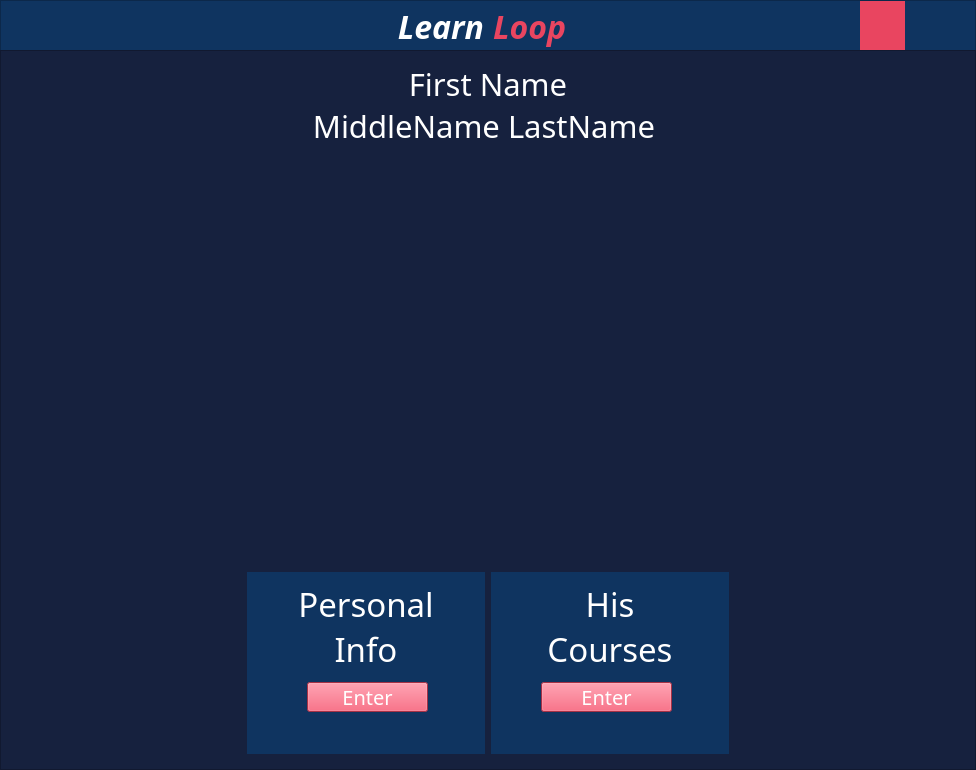
<?xml version="1.0" encoding="UTF-8"?>
<ui version="4.0">
 <class>MainWindow</class>
 <widget class="QMainWindow" name="MainWindow">
  <property name="geometry">
   <rect>
    <x>0</x>
    <y>0</y>
    <width>976</width>
    <height>770</height>
   </rect>
  </property>
  <property name="sizePolicy">
   <sizepolicy hsizetype="Expanding" vsizetype="Expanding">
    <horstretch>0</horstretch>
    <verstretch>0</verstretch>
   </sizepolicy>
  </property>
  <property name="minimumSize">
   <size>
    <width>880</width>
    <height>770</height>
   </size>
  </property>
  <property name="maximumSize">
   <size>
    <width>16777215</width>
    <height>16777215</height>
   </size>
  </property>
  <property name="windowTitle">
   <string>MainWindow</string>
  </property>
  <property name="styleSheet">
   <string notr="true">background-color: rgb(22, 33, 62);</string>
  </property>
  <widget class="QWidget" name="centralwidget">
   <property name="minimumSize">
    <size>
     <width>880</width>
     <height>770</height>
    </size>
   </property>
   <layout class="QGridLayout" name="gridLayout">
    <property name="leftMargin">
     <number>0</number>
    </property>
    <property name="topMargin">
     <number>0</number>
    </property>
    <property name="rightMargin">
     <number>0</number>
    </property>
    <property name="bottomMargin">
     <number>0</number>
    </property>
    <property name="spacing">
     <number>0</number>
    </property>
    <item row="1" column="0">
     <widget class="QFrame" name="frame_2">
      <property name="sizePolicy">
       <sizepolicy hsizetype="Expanding" vsizetype="Expanding">
        <horstretch>0</horstretch>
        <verstretch>0</verstretch>
       </sizepolicy>
      </property>
      <property name="minimumSize">
       <size>
        <width>0</width>
        <height>0</height>
       </size>
      </property>
      <property name="frameShape">
       <enum>QFrame::StyledPanel</enum>
      </property>
      <property name="frameShadow">
       <enum>QFrame::Raised</enum>
      </property>
      <layout class="QHBoxLayout" name="horizontalLayout_4">
       <property name="spacing">
        <number>0</number>
       </property>
       <property name="leftMargin">
        <number>0</number>
       </property>
       <property name="topMargin">
        <number>0</number>
       </property>
       <property name="rightMargin">
        <number>0</number>
       </property>
       <property name="bottomMargin">
        <number>0</number>
       </property>
       <item>
        <layout class="QHBoxLayout" name="horizontalLayout">
         <item>
          <spacer name="horizontalSpacer_4">
           <property name="orientation">
            <enum>Qt::Horizontal</enum>
           </property>
           <property name="sizeHint" stdset="0">
            <size>
             <width>202</width>
             <height>680</height>
            </size>
           </property>
          </spacer>
         </item>
         <item>
          <layout class="QVBoxLayout" name="verticalLayout">
           <property name="sizeConstraint">
            <enum>QLayout::SetMaximumSize</enum>
           </property>
           <item>
            <widget class="QLabel" name="label_3">
             <property name="sizePolicy">
              <sizepolicy hsizetype="Expanding" vsizetype="Expanding">
               <horstretch>0</horstretch>
               <verstretch>0</verstretch>
              </sizepolicy>
             </property>
             <property name="minimumSize">
              <size>
               <width>50</width>
               <height>50</height>
              </size>
             </property>
             <property name="maximumSize">
              <size>
               <width>500</width>
               <height>100</height>
              </size>
             </property>
             <property name="font">
              <font>
               <family>Answer</family>
               <pointsize>23</pointsize>
              </font>
             </property>
             <property name="styleSheet">
              <string notr="true">color: rgb(255, 255, 255);
background-color: rgb(22, 33, 62);</string>
             </property>
             <property name="text">
              <string>First Name
MiddleName LastName </string>
             </property>
             <property name="alignment">
              <set>Qt::AlignCenter</set>
             </property>
             <property name="wordWrap">
              <bool>true</bool>
             </property>
            </widget>
           </item>
           <item>
            <widget class="QLabel" name="photo">
             <property name="sizePolicy">
              <sizepolicy hsizetype="Expanding" vsizetype="Expanding">
               <horstretch>0</horstretch>
               <verstretch>0</verstretch>
              </sizepolicy>
             </property>
             <property name="minimumSize">
              <size>
               <width>200</width>
               <height>150</height>
              </size>
             </property>
             <property name="maximumSize">
              <size>
               <width>500</width>
               <height>400</height>
              </size>
             </property>
             <property name="text">
              <string/>
             </property>
             <property name="pixmap">
              <pixmap>png.PNG</pixmap>
             </property>
             <property name="scaledContents">
              <bool>true</bool>
             </property>
             <property name="alignment">
              <set>Qt::AlignCenter</set>
             </property>
            </widget>
           </item>
           <item alignment="Qt::AlignHCenter">
            <widget class="QStackedWidget" name="stackedWidget">
             <property name="sizePolicy">
              <sizepolicy hsizetype="Expanding" vsizetype="Expanding">
               <horstretch>0</horstretch>
               <verstretch>0</verstretch>
              </sizepolicy>
             </property>
             <property name="minimumSize">
              <size>
               <width>500</width>
               <height>0</height>
              </size>
             </property>
             <property name="maximumSize">
              <size>
               <width>800</width>
               <height>200</height>
              </size>
             </property>
             <property name="styleSheet">
              <string notr="true">background-color: rgb(22, 33, 62);</string>
             </property>
             <property name="currentIndex">
              <number>0</number>
             </property>
             <widget class="QWidget" name="page">
              <layout class="QGridLayout" name="gridLayout_6">
               <item row="0" column="1">
                <widget class="QStackedWidget" name="stackedWidget_2">
                 <property name="sizePolicy">
                  <sizepolicy hsizetype="Expanding" vsizetype="Expanding">
                   <horstretch>0</horstretch>
                   <verstretch>0</verstretch>
                  </sizepolicy>
                 </property>
                 <property name="maximumSize">
                  <size>
                   <width>250</width>
                   <height>16777215</height>
                  </size>
                 </property>
                 <property name="styleSheet">
                  <string notr="true">background-color: rgb(15, 52, 96);</string>
                 </property>
                 <widget class="QWidget" name="page_2">
                  <layout class="QGridLayout" name="gridLayout_7">
                   <item row="0" column="1">
                    <widget class="QLabel" name="label_2">
                     <property name="sizePolicy">
                      <sizepolicy hsizetype="Expanding" vsizetype="Expanding">
                       <horstretch>0</horstretch>
                       <verstretch>0</verstretch>
                      </sizepolicy>
                     </property>
                     <property name="minimumSize">
                      <size>
                       <width>5</width>
                       <height>100</height>
                      </size>
                     </property>
                     <property name="maximumSize">
                      <size>
                       <width>300</width>
                       <height>400</height>
                      </size>
                     </property>
                     <property name="font">
                      <font>
                       <family>Answer</family>
                       <pointsize>25</pointsize>
                      </font>
                     </property>
                     <property name="styleSheet">
                      <string notr="true">color: rgb(255, 255, 255);
background-color: rgb(15, 52, 96);
</string>
                     </property>
                     <property name="text">
                      <string>His
Courses</string>
                     </property>
                     <property name="alignment">
                      <set>Qt::AlignHCenter|Qt::AlignTop</set>
                     </property>
                     <property name="margin">
                      <number>10</number>
                     </property>
                    </widget>
                   </item>
                  </layout>
                  <widget class="QPushButton" name="pushButton_2">
                   <property name="geometry">
                    <rect>
                     <x>50</x>
                     <y>110</y>
                     <width>131</width>
                     <height>30</height>
                    </rect>
                   </property>
                   <property name="sizePolicy">
                    <sizepolicy hsizetype="Minimum" vsizetype="Expanding">
                     <horstretch>0</horstretch>
                     <verstretch>0</verstretch>
                    </sizepolicy>
                   </property>
                   <property name="minimumSize">
                    <size>
                     <width>131</width>
                     <height>30</height>
                    </size>
                   </property>
                   <property name="maximumSize">
                    <size>
                     <width>250</width>
                     <height>45</height>
                    </size>
                   </property>
                   <property name="font">
                    <font>
                     <family>Answer</family>
                     <pointsize>15</pointsize>
                    </font>
                   </property>
                   <property name="styleSheet">
                    <string notr="true">color: rgb(255, 255, 255);
background-color: rgb(233, 69, 96);</string>
                   </property>
                   <property name="text">
                    <string>Enter</string>
                   </property>
                  </widget>
                  <zorder>label_2</zorder>
                  <zorder>pushButton_2</zorder>
                 </widget>
                 <widget class="QWidget" name="page_3"/>
                </widget>
               </item>
               <item row="0" column="0">
                <widget class="QStackedWidget" name="stackedWidget_4">
                 <property name="sizePolicy">
                  <sizepolicy hsizetype="Expanding" vsizetype="Expanding">
                   <horstretch>0</horstretch>
                   <verstretch>0</verstretch>
                  </sizepolicy>
                 </property>
                 <property name="maximumSize">
                  <size>
                   <width>250</width>
                   <height>16777215</height>
                  </size>
                 </property>
                 <property name="styleSheet">
                  <string notr="true">background-color: rgb(15, 52, 96);</string>
                 </property>
                 <widget class="QWidget" name="page_7">
                  <layout class="QGridLayout" name="gridLayout_8">
                   <item row="0" column="0">
                    <widget class="QLabel" name="label_4">
                     <property name="sizePolicy">
                      <sizepolicy hsizetype="Expanding" vsizetype="Expanding">
                       <horstretch>0</horstretch>
                       <verstretch>0</verstretch>
                      </sizepolicy>
                     </property>
                     <property name="minimumSize">
                      <size>
                       <width>5</width>
                       <height>100</height>
                      </size>
                     </property>
                     <property name="maximumSize">
                      <size>
                       <width>300</width>
                       <height>400</height>
                      </size>
                     </property>
                     <property name="font">
                      <font>
                       <family>Answer</family>
                       <pointsize>25</pointsize>
                      </font>
                     </property>
                     <property name="styleSheet">
                      <string notr="true">color: rgb(255, 255, 255);
background-color: rgb(15, 52, 96);
</string>
                     </property>
                     <property name="text">
                      <string>Personal
Info</string>
                     </property>
                     <property name="alignment">
                      <set>Qt::AlignHCenter|Qt::AlignTop</set>
                     </property>
                     <property name="margin">
                      <number>10</number>
                     </property>
                    </widget>
                   </item>
                  </layout>
                  <widget class="QPushButton" name="pushButton">
                   <property name="geometry">
                    <rect>
                     <x>60</x>
                     <y>110</y>
                     <width>121</width>
                     <height>30</height>
                    </rect>
                   </property>
                   <property name="sizePolicy">
                    <sizepolicy hsizetype="Minimum" vsizetype="Expanding">
                     <horstretch>0</horstretch>
                     <verstretch>0</verstretch>
                    </sizepolicy>
                   </property>
                   <property name="minimumSize">
                    <size>
                     <width>10</width>
                     <height>30</height>
                    </size>
                   </property>
                   <property name="maximumSize">
                    <size>
                     <width>250</width>
                     <height>45</height>
                    </size>
                   </property>
                   <property name="font">
                    <font>
                     <family>Answer</family>
                     <pointsize>15</pointsize>
                    </font>
                   </property>
                   <property name="styleSheet">
                    <string notr="true">color: rgb(255, 255, 255);
background-color: rgb(233, 69, 96);</string>
                   </property>
                   <property name="text">
                    <string>Enter</string>
                   </property>
                  </widget>
                  <zorder>label_4</zorder>
                  <zorder>pushButton</zorder>
                 </widget>
                 <widget class="QWidget" name="page_8"/>
                </widget>
               </item>
              </layout>
             </widget>
            </widget>
           </item>
          </layout>
         </item>
         <item>
          <spacer name="horizontalSpacer_6">
           <property name="orientation">
            <enum>Qt::Horizontal</enum>
           </property>
           <property name="sizeHint" stdset="0">
            <size>
             <width>202</width>
             <height>680</height>
            </size>
           </property>
          </spacer>
         </item>
        </layout>
       </item>
      </layout>
     </widget>
    </item>
    <item row="0" column="0">
     <widget class="QFrame" name="frame">
      <property name="sizePolicy">
       <sizepolicy hsizetype="Expanding" vsizetype="Expanding">
        <horstretch>0</horstretch>
        <verstretch>0</verstretch>
       </sizepolicy>
      </property>
      <property name="minimumSize">
       <size>
        <width>0</width>
        <height>50</height>
       </size>
      </property>
      <property name="maximumSize">
       <size>
        <width>16777215</width>
        <height>50</height>
       </size>
      </property>
      <property name="styleSheet">
       <string notr="true">background-color: rgb(15, 52, 96);</string>
      </property>
      <property name="frameShape">
       <enum>QFrame::StyledPanel</enum>
      </property>
      <property name="frameShadow">
       <enum>QFrame::Raised</enum>
      </property>
      <layout class="QHBoxLayout" name="horizontalLayout_3">
       <property name="leftMargin">
        <number>0</number>
       </property>
       <property name="topMargin">
        <number>0</number>
       </property>
       <property name="rightMargin">
        <number>0</number>
       </property>
       <property name="bottomMargin">
        <number>0</number>
       </property>
       <item>
        <widget class="QFrame" name="header">
         <property name="minimumSize">
          <size>
           <width>0</width>
           <height>50</height>
          </size>
         </property>
         <property name="maximumSize">
          <size>
           <width>16777215</width>
           <height>50</height>
          </size>
         </property>
         <property name="styleSheet">
          <string notr="true">background: #0F3460</string>
         </property>
         <layout class="QHBoxLayout" name="horizontalLayout_2">
          <property name="leftMargin">
           <number>0</number>
          </property>
          <property name="topMargin">
           <number>0</number>
          </property>
          <property name="rightMargin">
           <number>0</number>
          </property>
          <property name="bottomMargin">
           <number>0</number>
          </property>
          <item>
           <widget class="QFrame" name="ControlButtons_3">
            <layout class="QGridLayout" name="gridLayout_4">
             <property name="leftMargin">
              <number>0</number>
             </property>
             <property name="topMargin">
              <number>0</number>
             </property>
             <property name="rightMargin">
              <number>0</number>
             </property>
             <property name="bottomMargin">
              <number>0</number>
             </property>
             <item row="0" column="0">
              <widget class="QPushButton" name="close_3">
               <property name="minimumSize">
                <size>
                 <width>20</width>
                 <height>0</height>
                </size>
               </property>
               <property name="maximumSize">
                <size>
                 <width>20</width>
                 <height>16777215</height>
                </size>
               </property>
               <property name="text">
                <string/>
               </property>
               <property name="icon">
                <iconset>
                 <normaloff>C:/Users/HP.SXH08/.designer/backup/Downloads/close.png</normaloff>C:/Users/HP.SXH08/.designer/backup/Downloads/close.png</iconset>
               </property>
               <property name="iconSize">
                <size>
                 <width>13</width>
                 <height>16</height>
                </size>
               </property>
               <property name="flat">
                <bool>true</bool>
               </property>
              </widget>
             </item>
             <item row="0" column="1">
              <widget class="QPushButton" name="expand_3">
               <property name="minimumSize">
                <size>
                 <width>20</width>
                 <height>25</height>
                </size>
               </property>
               <property name="maximumSize">
                <size>
                 <width>20</width>
                 <height>25</height>
                </size>
               </property>
               <property name="text">
                <string/>
               </property>
               <property name="icon">
                <iconset>
                 <normaloff>C:/Users/HP.SXH08/.designer/backup/Downloads/expand-arrows.png</normaloff>C:/Users/HP.SXH08/.designer/backup/Downloads/expand-arrows.png</iconset>
               </property>
               <property name="iconSize">
                <size>
                 <width>20</width>
                 <height>25</height>
                </size>
               </property>
               <property name="flat">
                <bool>true</bool>
               </property>
              </widget>
             </item>
             <item row="0" column="2">
              <widget class="QPushButton" name="minimize_3">
               <property name="minimumSize">
                <size>
                 <width>20</width>
                 <height>20</height>
                </size>
               </property>
               <property name="maximumSize">
                <size>
                 <width>20</width>
                 <height>20</height>
                </size>
               </property>
               <property name="text">
                <string/>
               </property>
               <property name="icon">
                <iconset>
                 <normaloff>C:/Users/HP.SXH08/.designer/backup/Downloads/minimize-sign.png</normaloff>C:/Users/HP.SXH08/.designer/backup/Downloads/minimize-sign.png</iconset>
               </property>
               <property name="iconSize">
                <size>
                 <width>13</width>
                 <height>16</height>
                </size>
               </property>
               <property name="flat">
                <bool>true</bool>
               </property>
              </widget>
             </item>
            </layout>
           </widget>
          </item>
          <item>
           <widget class="QFrame" name="Logo_3">
            <property name="maximumSize">
             <size>
              <width>16777215</width>
              <height>16777215</height>
             </size>
            </property>
            <layout class="QHBoxLayout" name="horizontalLayout_12">
             <property name="spacing">
              <number>9</number>
             </property>
             <property name="leftMargin">
              <number>0</number>
             </property>
             <property name="topMargin">
              <number>0</number>
             </property>
             <property name="rightMargin">
              <number>0</number>
             </property>
             <property name="bottomMargin">
              <number>0</number>
             </property>
             <item>
              <widget class="QLabel" name="Learn_3">
               <property name="font">
                <font>
                 <family>Ubuntu Condensed</family>
                 <pointsize>24</pointsize>
                 <weight>75</weight>
                 <italic>true</italic>
                 <bold>true</bold>
                </font>
               </property>
               <property name="styleSheet">
                <string notr="true">color: white</string>
               </property>
               <property name="text">
                <string>Learn</string>
               </property>
               <property name="alignment">
                <set>Qt::AlignRight|Qt::AlignTrailing|Qt::AlignVCenter</set>
               </property>
               <property name="wordWrap">
                <bool>false</bool>
               </property>
              </widget>
             </item>
             <item>
              <widget class="QLabel" name="Loop_3">
               <property name="font">
                <font>
                 <family>Ubuntu Condensed</family>
                 <pointsize>24</pointsize>
                 <weight>75</weight>
                 <italic>true</italic>
                 <bold>true</bold>
                </font>
               </property>
               <property name="styleSheet">
                <string notr="true">color: #E94560</string>
               </property>
               <property name="text">
                <string>Loop</string>
               </property>
              </widget>
             </item>
            </layout>
           </widget>
          </item>
          <item alignment="Qt::AlignRight">
           <widget class="QFrame" name="ProfilePhotoAndSettings_3">
            <property name="maximumSize">
             <size>
              <width>16777215</width>
              <height>16777215</height>
             </size>
            </property>
            <layout class="QHBoxLayout" name="horizontalLayout_13">
             <property name="spacing">
              <number>20</number>
             </property>
             <property name="leftMargin">
              <number>0</number>
             </property>
             <property name="topMargin">
              <number>0</number>
             </property>
             <property name="rightMargin">
              <number>0</number>
             </property>
             <property name="bottomMargin">
              <number>0</number>
             </property>
             <item>
              <widget class="QPushButton" name="settings_3">
               <property name="minimumSize">
                <size>
                 <width>45</width>
                 <height>50</height>
                </size>
               </property>
               <property name="maximumSize">
                <size>
                 <width>45</width>
                 <height>50</height>
                </size>
               </property>
               <property name="statusTip">
                <string/>
               </property>
               <property name="styleSheet">
                <string notr="true">background-color: #E94560;
border-style: outset</string>
               </property>
               <property name="text">
                <string/>
               </property>
               <property name="icon">
                <iconset>
                 <normaloff>C:/Users/HP.SXH08/.designer/backup/Downloads/setting.png</normaloff>C:/Users/HP.SXH08/.designer/backup/Downloads/setting.png</iconset>
               </property>
               <property name="iconSize">
                <size>
                 <width>30</width>
                 <height>30</height>
                </size>
               </property>
               <property name="checkable">
                <bool>false</bool>
               </property>
               <property name="autoRepeat">
                <bool>false</bool>
               </property>
               <property name="autoExclusive">
                <bool>false</bool>
               </property>
               <property name="autoDefault">
                <bool>false</bool>
               </property>
               <property name="default">
                <bool>false</bool>
               </property>
               <property name="flat">
                <bool>true</bool>
               </property>
              </widget>
             </item>
             <item>
              <widget class="QPushButton" name="profilePhoto_3">
               <property name="minimumSize">
                <size>
                 <width>50</width>
                 <height>50</height>
                </size>
               </property>
               <property name="maximumSize">
                <size>
                 <width>50</width>
                 <height>50</height>
                </size>
               </property>
               <property name="autoFillBackground">
                <bool>false</bool>
               </property>
               <property name="styleSheet">
                <string notr="true"/>
               </property>
               <property name="text">
                <string/>
               </property>
               <property name="icon">
                <iconset>
                 <normaloff>C:/Users/HP.SXH08/.designer/backup/Desktop/59022631_810914472627047_3797622654492475392_n.jpg</normaloff>C:/Users/HP.SXH08/.designer/backup/Desktop/59022631_810914472627047_3797622654492475392_n.jpg</iconset>
               </property>
               <property name="iconSize">
                <size>
                 <width>50</width>
                 <height>45</height>
                </size>
               </property>
               <property name="autoDefault">
                <bool>false</bool>
               </property>
               <property name="default">
                <bool>false</bool>
               </property>
               <property name="flat">
                <bool>true</bool>
               </property>
              </widget>
             </item>
            </layout>
           </widget>
          </item>
         </layout>
        </widget>
       </item>
      </layout>
     </widget>
    </item>
   </layout>
  </widget>
 </widget>
 <resources/>
 <connections/>
</ui>
